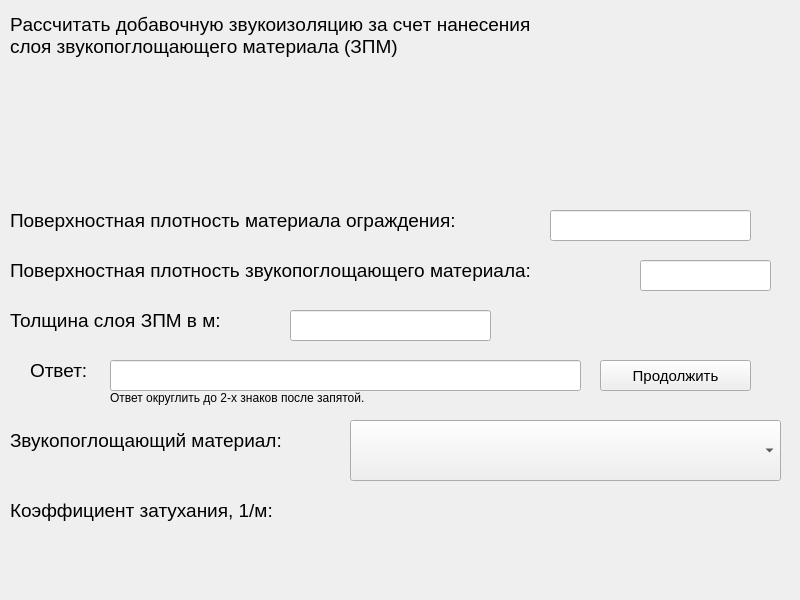
<?xml version="1.0" encoding="UTF-8"?>
<ui version="4.0">
 <class>MainWindow</class>
 <widget class="QMainWindow" name="MainWindow">
  <property name="geometry">
   <rect>
    <x>0</x>
    <y>0</y>
    <width>800</width>
    <height>600</height>
   </rect>
  </property>
  <property name="windowTitle">
   <string>Второе задание</string>
  </property>
  <widget class="QWidget" name="centralwidget">
   <widget class="QLabel" name="label_2">
    <property name="geometry">
     <rect>
      <x>30</x>
      <y>350</y>
      <width>101</width>
      <height>41</height>
     </rect>
    </property>
    <property name="font">
     <font>
      <pointsize>14</pointsize>
     </font>
    </property>
    <property name="text">
     <string>Ответ:</string>
    </property>
   </widget>
   <widget class="QLineEdit" name="lineEdit">
    <property name="geometry">
     <rect>
      <x>110</x>
      <y>360</y>
      <width>471</width>
      <height>31</height>
     </rect>
    </property>
    <property name="font">
     <font>
      <pointsize>14</pointsize>
     </font>
    </property>
   </widget>
   <widget class="QLabel" name="label">
    <property name="geometry">
     <rect>
      <x>110</x>
      <y>70</y>
      <width>551</width>
      <height>111</height>
     </rect>
    </property>
    <property name="text">
     <string/>
    </property>
    <property name="pixmap">
     <pixmap>../../image/secondTask/threeFormyla.png</pixmap>
    </property>
   </widget>
   <widget class="QPushButton" name="pushButton">
    <property name="geometry">
     <rect>
      <x>600</x>
      <y>360</y>
      <width>151</width>
      <height>31</height>
     </rect>
    </property>
    <property name="font">
     <font>
      <pointsize>11</pointsize>
     </font>
    </property>
    <property name="text">
     <string>Продолжить</string>
    </property>
   </widget>
   <widget class="QLabel" name="label_4">
    <property name="geometry">
     <rect>
      <x>10</x>
      <y>300</y>
      <width>281</width>
      <height>41</height>
     </rect>
    </property>
    <property name="font">
     <font>
      <pointsize>14</pointsize>
     </font>
    </property>
    <property name="text">
     <string>Толщина слоя ЗПМ в м:</string>
    </property>
   </widget>
   <widget class="QLineEdit" name="lineEdit_2">
    <property name="geometry">
     <rect>
      <x>290</x>
      <y>310</y>
      <width>201</width>
      <height>31</height>
     </rect>
    </property>
    <property name="font">
     <font>
      <pointsize>14</pointsize>
     </font>
    </property>
   </widget>
   <widget class="QComboBox" name="comboBox_2">
    <property name="geometry">
     <rect>
      <x>350</x>
      <y>420</y>
      <width>431</width>
      <height>61</height>
     </rect>
    </property>
    <property name="font">
     <font>
      <pointsize>14</pointsize>
     </font>
    </property>
    <property name="styleSheet">
     <string notr="true"/>
    </property>
    <property name="minimumContentsLength">
     <number>0</number>
    </property>
    <item>
     <property name="text">
      <string/>
     </property>
    </item>
    <item>
     <property name="text">
      <string>Плиты минераловатные на 
фенольной связке</string>
     </property>
    </item>
    <item>
     <property name="text">
      <string>Холст из супертонкого 
стекловолокна</string>
     </property>
    </item>
    <item>
     <property name="text">
      <string>Холст из супертонкого 
базальтового волокна</string>
     </property>
    </item>
    <item>
     <property name="text">
      <string>АТМ-1</string>
     </property>
    </item>
    <item>
     <property name="text">
      <string>Полиуритановый эластичный
поропласт марки ППУ-ЭТ</string>
     </property>
    </item>
   </widget>
   <widget class="QLabel" name="label_5">
    <property name="geometry">
     <rect>
      <x>10</x>
      <y>490</y>
      <width>321</width>
      <height>41</height>
     </rect>
    </property>
    <property name="font">
     <font>
      <pointsize>14</pointsize>
     </font>
    </property>
    <property name="text">
     <string>Коэффициент затухания, 1/м:</string>
    </property>
   </widget>
   <widget class="QLabel" name="label_6">
    <property name="geometry">
     <rect>
      <x>10</x>
      <y>420</y>
      <width>341</width>
      <height>41</height>
     </rect>
    </property>
    <property name="font">
     <font>
      <pointsize>14</pointsize>
     </font>
    </property>
    <property name="text">
     <string>Звукопоглощающий материал:</string>
    </property>
   </widget>
   <widget class="QLabel" name="label_7">
    <property name="geometry">
     <rect>
      <x>340</x>
      <y>500</y>
      <width>191</width>
      <height>31</height>
     </rect>
    </property>
    <property name="font">
     <font>
      <pointsize>14</pointsize>
     </font>
    </property>
    <property name="text">
     <string/>
    </property>
   </widget>
   <widget class="QLineEdit" name="lineEdit_3">
    <property name="geometry">
     <rect>
      <x>640</x>
      <y>260</y>
      <width>131</width>
      <height>31</height>
     </rect>
    </property>
    <property name="font">
     <font>
      <pointsize>14</pointsize>
     </font>
    </property>
   </widget>
   <widget class="QLabel" name="label_8">
    <property name="geometry">
     <rect>
      <x>10</x>
      <y>250</y>
      <width>641</width>
      <height>41</height>
     </rect>
    </property>
    <property name="font">
     <font>
      <pointsize>14</pointsize>
     </font>
    </property>
    <property name="text">
     <string>Поверхностная плотность звукопоглощающего материала:</string>
    </property>
   </widget>
   <widget class="QLineEdit" name="lineEdit_4">
    <property name="geometry">
     <rect>
      <x>550</x>
      <y>210</y>
      <width>201</width>
      <height>31</height>
     </rect>
    </property>
    <property name="font">
     <font>
      <pointsize>14</pointsize>
     </font>
    </property>
   </widget>
   <widget class="QLabel" name="label_9">
    <property name="geometry">
     <rect>
      <x>10</x>
      <y>200</y>
      <width>541</width>
      <height>41</height>
     </rect>
    </property>
    <property name="font">
     <font>
      <pointsize>14</pointsize>
     </font>
    </property>
    <property name="text">
     <string>Поверхностная плотность материала ограждения:</string>
    </property>
   </widget>
   <widget class="QLabel" name="label_3">
    <property name="geometry">
     <rect>
      <x>10</x>
      <y>0</y>
      <width>761</width>
      <height>71</height>
     </rect>
    </property>
    <property name="sizeIncrement">
     <size>
      <width>0</width>
      <height>0</height>
     </size>
    </property>
    <property name="font">
     <font>
      <pointsize>14</pointsize>
      <weight>50</weight>
      <bold>false</bold>
      <kerning>false</kerning>
     </font>
    </property>
    <property name="lineWidth">
     <number>0</number>
    </property>
    <property name="midLineWidth">
     <number>0</number>
    </property>
    <property name="text">
     <string>&lt;html&gt;&lt;head/&gt;&lt;body&gt;&lt;p&gt;Рассчитать добавочную звукоизоляцию за счет нанесения &lt;br/&gt;слоя звукопоглощающего материала (ЗПМ)&lt;/p&gt;&lt;/body&gt;&lt;/html&gt;</string>
    </property>
    <property name="textFormat">
     <enum>Qt::AutoText</enum>
    </property>
    <property name="margin">
     <number>0</number>
    </property>
    <property name="indent">
     <number>-1</number>
    </property>
   </widget>
   <widget class="QLabel" name="label_10">
    <property name="geometry">
     <rect>
      <x>110</x>
      <y>390</y>
      <width>271</width>
      <height>16</height>
     </rect>
    </property>
    <property name="text">
     <string>Ответ округлить до 2-х знаков после запятой.</string>
    </property>
   </widget>
  </widget>
 </widget>
 <resources/>
 <connections/>
</ui>
